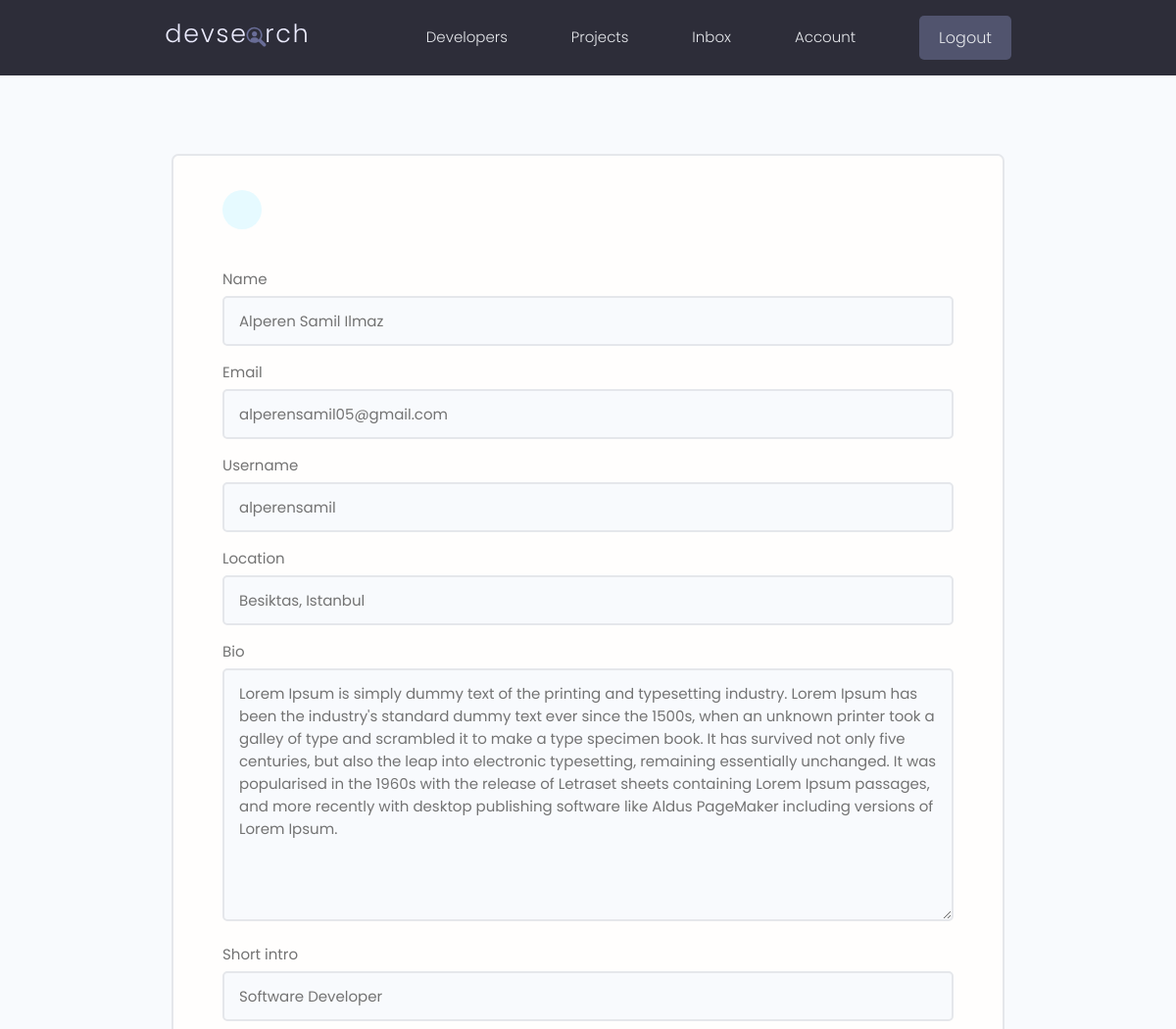
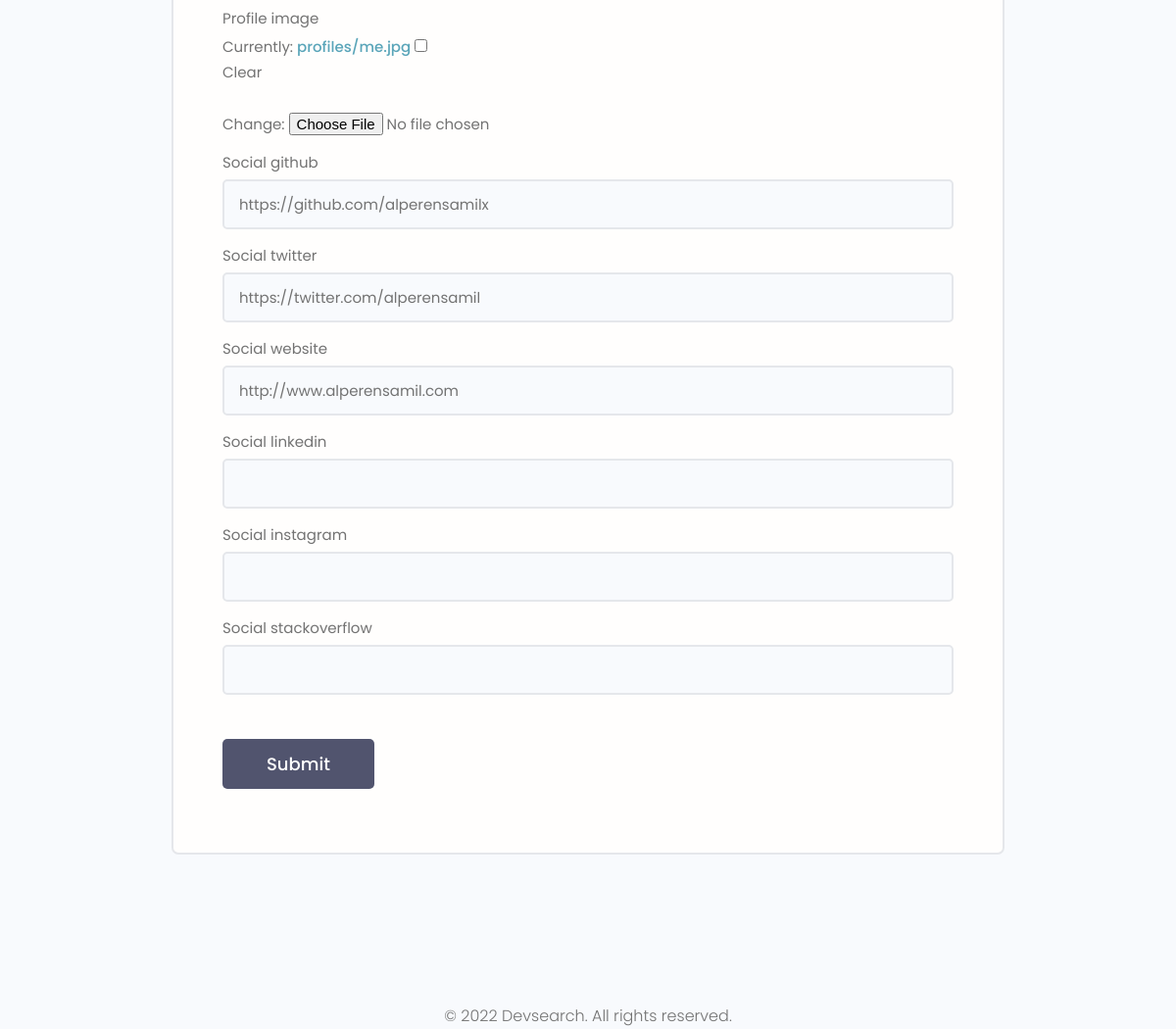
The page /edit-account/ (signed in) on the database as committed earlier (2 pictures, top to bottom).
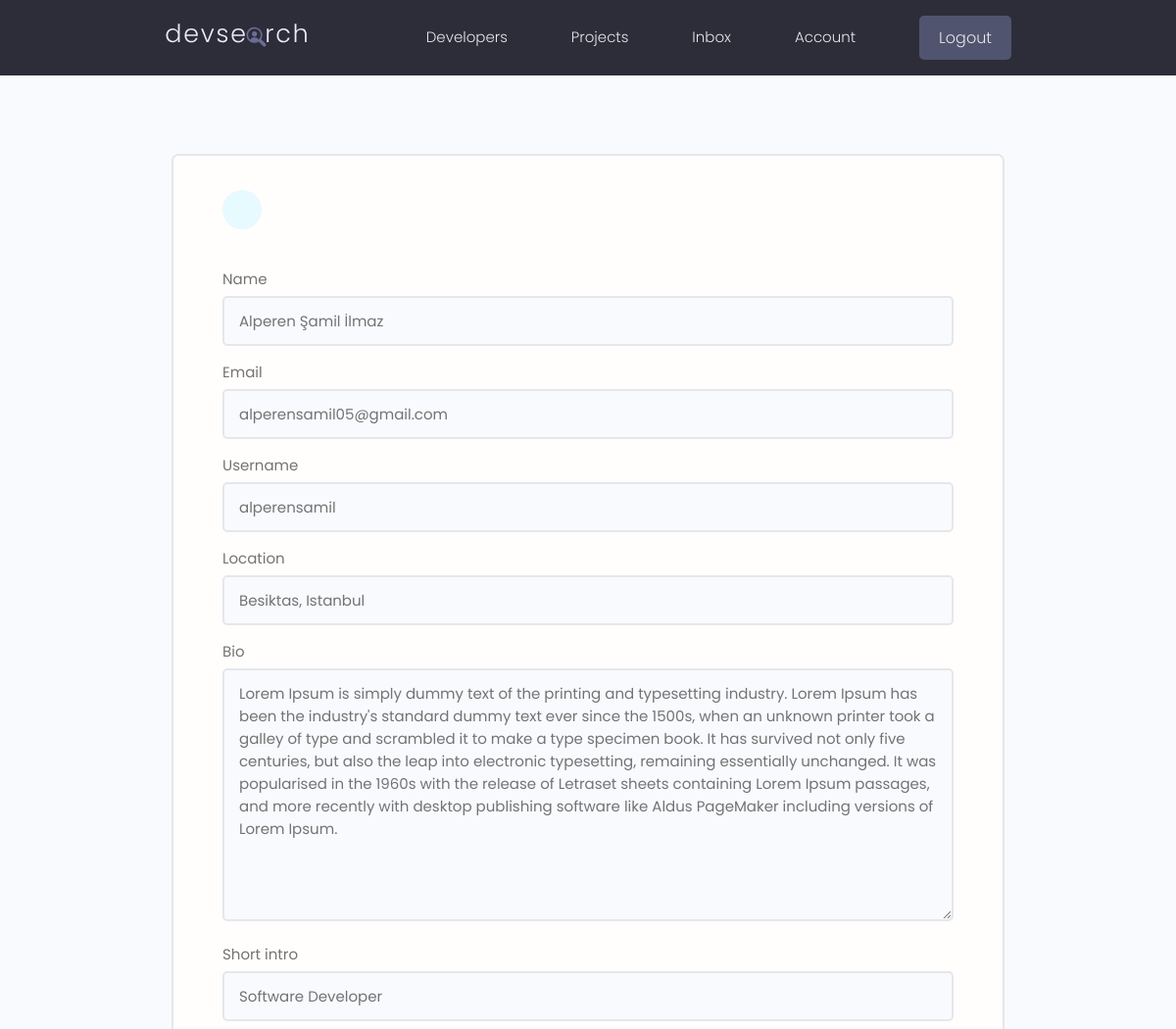
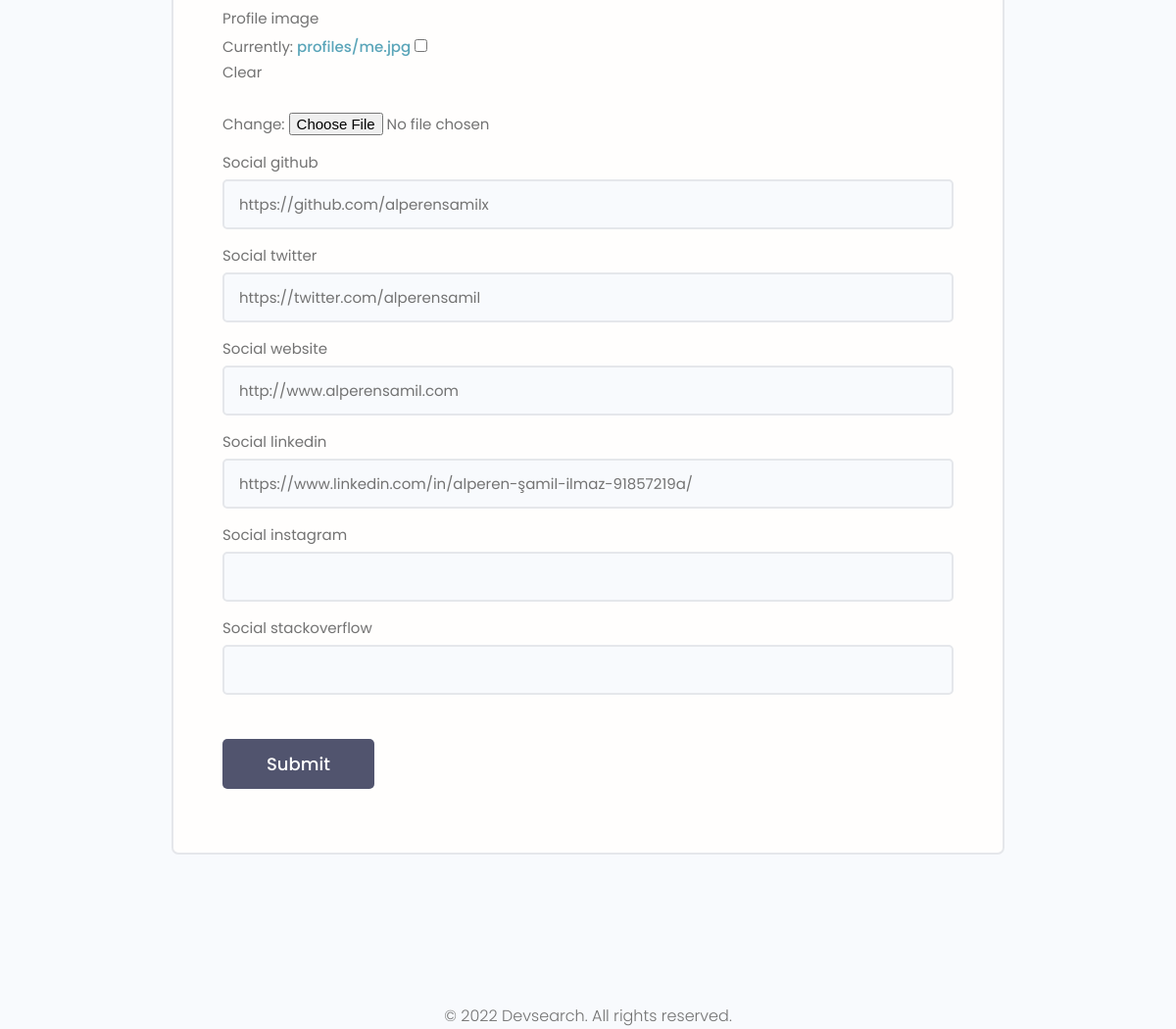
The same page on the database as committed later (2 pictures, top to bottom).
### users/models.py (models this page shows, shortened)
class Profile(models.Model):
    user = models.OneToOneField(User, on_delete=models.CASCADE, null=True, blank=True)
    name = models.CharField(max_length=128, blank=True, null=True)
    email = models.EmailField(max_length=256, blank=True, null=True)
    username = models.CharField(max_length=128, blank=True, null=True)
    location = models.CharField(max_length=128, blank=True, null=True)
    short_intro = models.CharField(max_length=128, blank=True, null=True)
    bio = models.TextField(blank=True, null=True)
    profile_image = models.ImageField(null=True, blank=True, upload_to='profiles/', default='profiles/user-default.png')
    social_github = models.CharField(max_length=128, blank=True, null=True)
    social_stackoverflow = models.CharField(max_length=128, blank=True, null=True)
    social_twitter = models.CharField(max_length=128, blank=True, null=True)
    social_linkedin = models.CharField(max_length=128, blank=True, null=True)
    social_instagram = models.CharField(max_length=128, blank=True, null=True)
    social_website = models.CharField(max_length=128, blank=True, null=True)
    created = models.DateTimeField(auto_now_add=True)
    id = models.UUIDField(default=uuid.uuid4, unique=True, primary_key=True, editable=False)

### users/views.py (the view)
# urls.py: path('edit-account/', views.edit_account, name='edit-account'),
@login_required(login_url='login')
def edit_account(request):
    profile = request.user.profile
    form = ProfileForm(instance=profile)
    if request.method == 'POST':
        form = ProfileForm(request.POST, request.FILES, instance=profile)
        if form.is_valid():
            form.save()
            return redirect('edit-account')
    context = {'form': form}
    return render(request, 'users/profile_form.html', context)

### users/forms.py
class ProfileForm(ModelForm):
    class Meta:
        model = Profile
        fields = ['name', 'email', 'username', 'location', 'bio', 'short_intro', 'profile_image', 'social_github',
                  'social_twitter', 'social_website', 'social_linkedin', 'social_instagram', 'social_stackoverflow']
    def __init__(self, *args, **kwargs):
        super(ProfileForm, self).__init__(*args, **kwargs)
        for name, field in self.fields.items():
            field.widget.attrs.update({'class': 'input'})

### users/templates/users/profile_form.html (shortened to what this page needs)
{% extends 'main.html' %}
{% block content %}
     <main class="formPage my-xl">
        <div class="content-box">
            <div class="formWrapper">
                <a class="backButton" href="{% url 'account' %}"></a>
                <br>
                <form class="form" action="{% url 'edit-account' %}" method="POST" enctype="multipart/form-data">
                    {% for field in form %}
                        <div class="form__field">
                            <label for="formInput#text">{{ field.label }} </label>
                            {{ field }}
                        </div>
                    {% endfor %}
                    <input class="btn btn--sub btn--lg  my-md" type="submit" value="Submit" />
                </form>
            </div>
        </div>
    </main>
{% endblock content %}

Rows that differ between the two databases and show on the page:
changed Profile "alperensamil05@gmail.com": name "Alperen Samil Ilmaz" → "Alperen Şamil İlmaz"; social_linkedin (not shown) → "https://www.linkedin.com/in/alperen-şamil-ilmaz-91857219a/"
